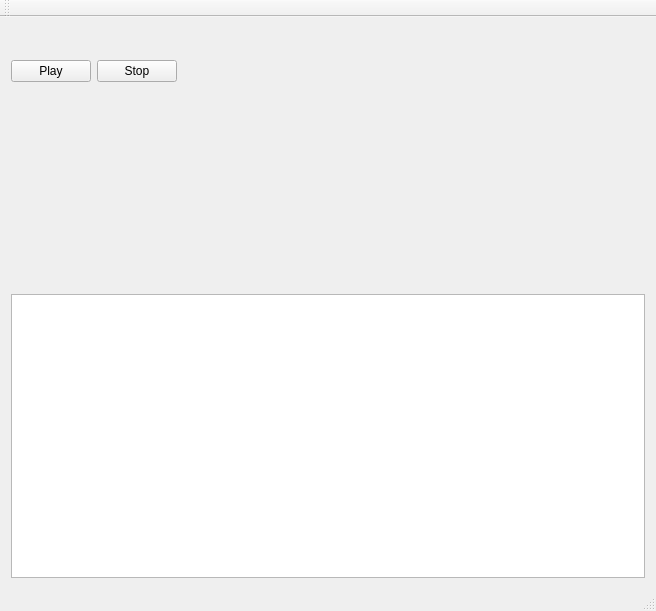
<?xml version="1.0" encoding="UTF-8"?>
<ui version="4.0">
 <class>MainWindow</class>
 <widget class="QMainWindow" name="MainWindow">
  <property name="geometry">
   <rect>
    <x>0</x>
    <y>0</y>
    <width>656</width>
    <height>611</height>
   </rect>
  </property>
  <property name="windowTitle">
   <string>The Pianist</string>
  </property>
  <widget class="QWidget" name="centralWidget">
   <layout class="QGridLayout" name="gridLayout">
    <item row="0" column="0" colspan="2">
     <widget class="PianoRoll" name="pianoRoll" native="true">
      <property name="minimumSize">
       <size>
        <width>0</width>
        <height>26</height>
       </size>
      </property>
     </widget>
    </item>
    <item row="2" column="0">
     <widget class="QLabel" name="composerImage">
      <property name="sizePolicy">
       <sizepolicy hsizetype="Fixed" vsizetype="Preferred">
        <horstretch>0</horstretch>
        <verstretch>0</verstretch>
       </sizepolicy>
      </property>
      <property name="minimumSize">
       <size>
        <width>200</width>
        <height>200</height>
       </size>
      </property>
      <property name="text">
       <string/>
      </property>
     </widget>
    </item>
    <item row="2" column="1">
     <widget class="QLabel" name="composerText">
      <property name="text">
       <string/>
      </property>
      <property name="alignment">
       <set>Qt::AlignLeading|Qt::AlignLeft|Qt::AlignTop</set>
      </property>
     </widget>
    </item>
    <item row="3" column="0" colspan="2">
     <widget class="QListWidget" name="songList"/>
    </item>
    <item row="1" column="0" colspan="2">
     <layout class="QHBoxLayout" name="horizontalLayout">
      <item>
       <widget class="QPushButton" name="playButton">
        <property name="text">
         <string>Play</string>
        </property>
       </widget>
      </item>
      <item>
       <widget class="QPushButton" name="stopButton">
        <property name="text">
         <string>Stop</string>
        </property>
       </widget>
      </item>
      <item>
       <spacer name="horizontalSpacer">
        <property name="orientation">
         <enum>Qt::Horizontal</enum>
        </property>
        <property name="sizeHint" stdset="0">
         <size>
          <width>40</width>
          <height>20</height>
         </size>
        </property>
       </spacer>
      </item>
     </layout>
    </item>
   </layout>
  </widget>
  <widget class="QMenuBar" name="menuBar">
   <property name="geometry">
    <rect>
     <x>0</x>
     <y>0</y>
     <width>656</width>
     <height>22</height>
    </rect>
   </property>
  </widget>
  <widget class="QToolBar" name="mainToolBar">
   <attribute name="toolBarArea">
    <enum>TopToolBarArea</enum>
   </attribute>
   <attribute name="toolBarBreak">
    <bool>false</bool>
   </attribute>
  </widget>
  <widget class="QStatusBar" name="statusBar"/>
 </widget>
 <layoutdefault spacing="6" margin="11"/>
 <customwidgets>
  <customwidget>
   <class>PianoRoll</class>
   <extends>QWidget</extends>
   <header>pianoroll.h</header>
   <container>1</container>
  </customwidget>
 </customwidgets>
 <resources/>
 <connections/>
</ui>
